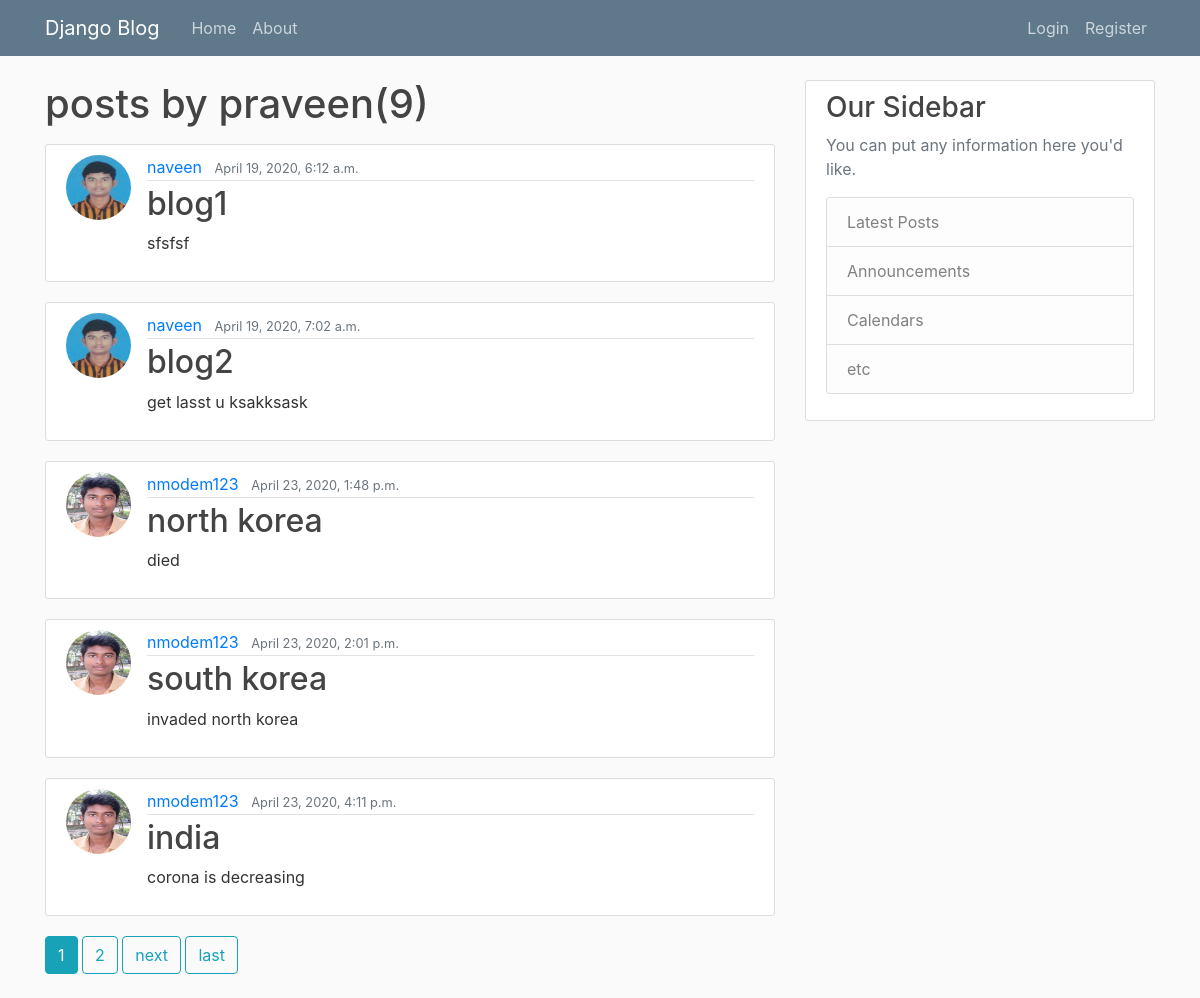
The page /user/praveen on the database its author committed.
### blog/models.py (models this page shows, shortened)
class post(models.Model):
    title=models.CharField(max_length=100)
    content=models.TextField()
    date_posted=models.DateTimeField(default=timezone.now)
    author= models.ForeignKey(User,on_delete=models.CASCADE)

### users/models.py (models this page shows, shortened)
class profile(models.Model):
    user=models.OneToOneField(User,on_delete=models.CASCADE)
    image=models.ImageField(default='default.jpg',upload_to='profile_pics')

### blog/views.py (the view, shortened to what this page needs)
# urls.py: path('user/<str:username>',UserPostListView.as_view(),name='user-posts'),
class UserPostListView(ListView):
    model=post
    template_name='blog/user_posts.html'
    context_object_name='posts'
    paginate_by=5

### blog/templates/blog/user_posts.html (shortened to what this page needs)
{% extends "blog/base.html" %}
{% block content %}
<h1 class='mb-3'>posts by {{ view.kwargs.username }}({{page_obj.paginator.count}})</h1>
    {% for post in posts %}
    <article class="media content-section">
      <img class="rounded-circle article-img" src="{{ post.author.profile.image.url}}">
<div class="media-body">
<div class="article-metadata">
  <a class="mr-2" href="{% url 'user-posts' post.author.username %}">{{ post.author }}</a>
  <small class="text-muted">{{ post.date_posted }}</small>
</div>
<h2><a class="article-title" href="{% url 'post-detail' post.id %}">{{ post.title }}</a></h2>
<p class="article-content">{{ post.content }}</p>
</div>
</article>
    {% endfor %}
    {% if is_paginated %}
    {% for num in page_obj.paginator.page_range %}
      {% if page_obj.number == num %}
        <a class="btn btn-info mb-4" href="?page={{ num }}">{{ num }}</a>
      {% elif num > page_obj.number|add:'-3' and  num < page_obj.number|add:'3'  %}
        <a class="btn btn-outline-info mb-4" href="?page={{ num }}">{{ num }}</a>
{% endif %}
{% endfor %}
    {% if page_obj.has_next %}
    <a class="btn btn-outline-info mb-4" href="?page={{page_obj.next_page_number}}">next</a>
    <a class="btn btn-outline-info mb-4" href="?page={{page_obj.paginator.num_pages}}">last</a>
    {% endif %}
  {% endif %}
{% endblock content %}

### blog/static/blog/main.css (style rules this page uses)
body { background: #fafafa; color: #333333; margin-top: 5rem; }
h1, h2, h3, h4, h5, h6 { color: #444444; }
.content-section { background: #ffffff; padding: 10px 20px; border: 1px solid #dddddd; border-radius: 3px; margin-bottom: 20px; }
.article-title { color: #444444; }
.article-content { white-space: pre-line; }
.article-img { height: 65px; width: 65px; margin-right: 16px; }
.article-metadata { padding-bottom: 1px; margin-bottom: 4px; border-bottom: 1px solid #e3e3e3 }

### rows shown on the page
post: author.profile.image (picture), author "naveen", date_posted "April 19, 2020, 6:12 a.m.", title "blog1", content "sfsfsf"
post: author.profile.image (picture), author "naveen", date_posted "April 19, 2020, 7:02 a.m.", title "blog2", content "get lasst u ksakksask"
post: author.profile.image (picture), author "nmodem123", date_posted "April 23, 2020, 1:48 p.m.", title "north korea", content "died"
post: author.profile.image (picture), author "nmodem123", date_posted "April 23, 2020, 2:01 p.m.", title "south korea", content "invaded north korea"
post: author.profile.image (picture), author "nmodem123", date_posted "April 23, 2020, 4:11 p.m.", title "india", content "corona is decreasing"

### other values the page prints
{{ view.kwargs.username }} "praveen"
{{ page_obj.paginator.count }} "9"
{{ num }} "1"
{{ num }} "2"
